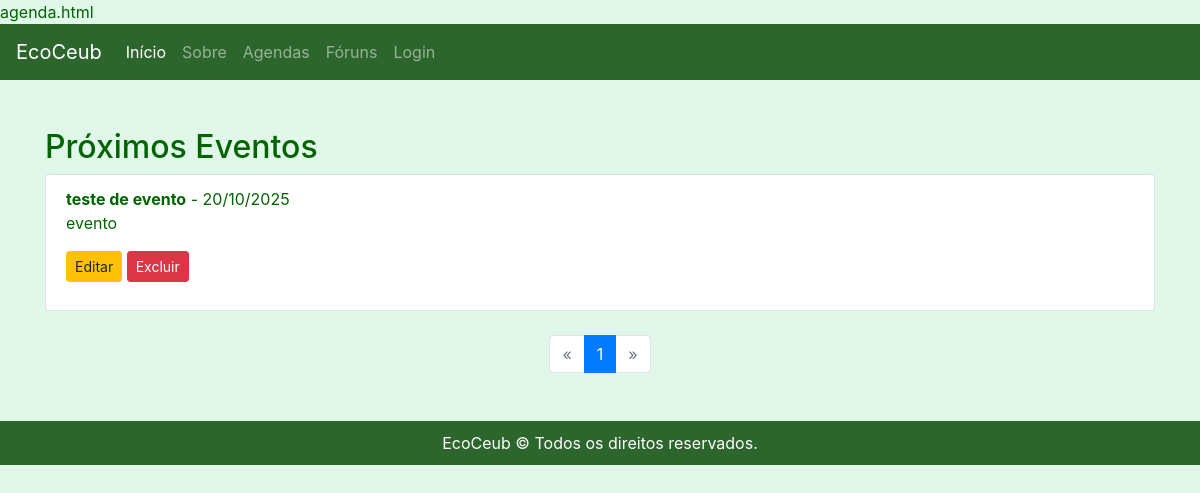
Page /agenda on the earlier database version.
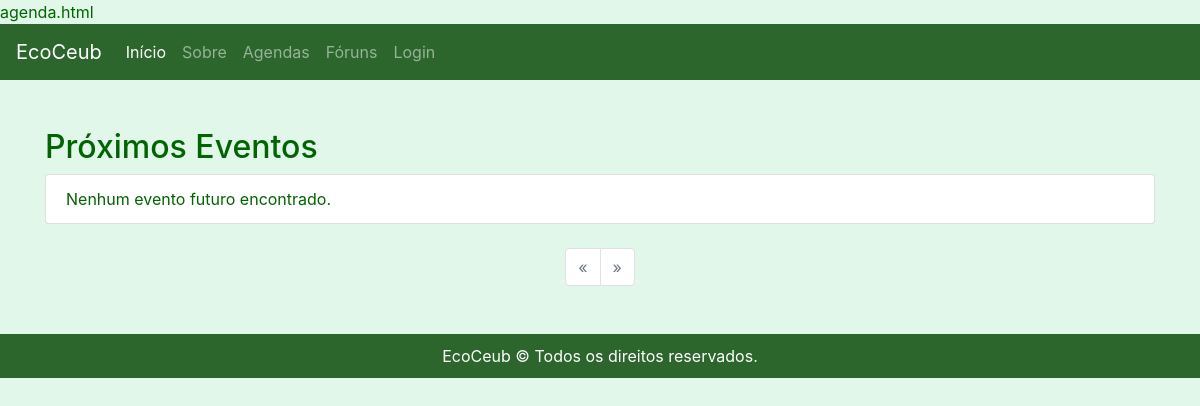
Same page on the later database version.
### app.py (models this page shows)
class Evento(db.Model):
    id = db.Column(db.Integer, primary_key=True)
    titulo = db.Column(db.String(100), nullable=False)
    descricao = db.Column(db.Text, nullable=False)
    data_evento = db.Column(db.Date, nullable=False)
    usuario_id = db.Column(db.Integer, db.ForeignKey('usuario.id'), nullable=False)

### app.py (the view)
@app.route('/agenda')
def agendas():
    data_atual = datetime.now().strftime('%Y-%m-%d')
    page = request.args.get('page', 1, type=int)
    eventos_paginados = Evento.query.filter(Evento.data_evento >= data_atual)\
        .order_by(Evento.data_evento.asc())\
        .paginate(page=page, per_page=10)
    return render_template('agenda.html', eventos=eventos_paginados)

### templates/agenda.html (shortened to what this page needs)
<link rel="stylesheet" href="{{ url_for('static', filename='style.css') }}">
{% extends "base.html" %}
{% block content %}
<div class="container mt-5">
    <h2>Próximos Eventos</h2>
    <ul class="list-group">
        {% for evento in eventos.items %}
            <li class="list-group-item">
                <strong>{{ evento.titulo }}</strong> - {{ evento.data_evento.strftime('%d/%m/%Y') }}
                <p>{{ evento.descricao }}</p>
                <a href="{{ url_for('editar_evento', evento_id=evento.id) }}" class="btn btn-warning btn-sm">Editar</a>
                <form action="{{ url_for('excluir_evento', evento_id=evento.id) }}" method="POST" style="display: inline-block;">
                    <button type="submit" class="btn btn-danger btn-sm" onclick="return confirm('Tem certeza de que deseja excluir este evento?')">Excluir</button>
                </form>
            </li>
        {% else %}
            <li class="list-group-item">Nenhum evento futuro encontrado.</li>
        {% endfor %}
    </ul>
    <nav aria-label="Navegação de página">
        <ul class="pagination justify-content-center mt-4">
            {% if eventos.has_prev %}
                <li class="page-item">
                    <a class="page-link" href="{{ url_for('agendas', page=eventos.prev_num) }}" aria-label="Anterior">
                        <span aria-hidden="true">&laquo;</span>
                    </a>
                </li>
            {% else %}
                <li class="page-item disabled">
                    <a class="page-link" aria-label="Anterior">
                        <span aria-hidden="true">&laquo;</span>
                    </a>
                </li>
            {% endif %}
            {% for page_num in eventos.iter_pages() %}
                {% if page_num %}
                    <li class="page-item {% if page_num == eventos.page %}active{% endif %}">
                        <a class="page-link" href="{{ url_for('agendas', page=page_num) }}">{{ page_num }}</a>
                    </li>
                {% else %}
                    <li class="page-item disabled"><a class="page-link">...</a></li>
                {% endif %}
            {% endfor %}
            {% if eventos.has_next %}
                <li class="page-item">
                    <a class="page-link" href="{{ url_for('agendas', page=eventos.next_num) }}" aria-label="Próximo">
                        <span aria-hidden="true">&raquo;</span>
                    </a>
                </li>
            {% else %}
                <li class="page-item disabled">
                    <a class="page-link" aria-label="Próximo">
                        <span aria-hidden="true">&raquo;</span>
                    </a>
                </li>
            {% endif %}
        </ul>
    </nav>
</div>
{% endblock %}

### templates/base.html (shortened to what this page needs)
<!DOCTYPE html>
<html lang="en">
<head>
    <link rel="stylesheet" href="https://stackpath.bootstrapcdn.com/bootstrap/4.5.2/css/bootstrap.min.css">
    <link rel="stylesheet" href="{{ url_for('static', filename='style.css') }}">
</head>
<body>
<nav class="navbar navbar-expand-lg navbar-dark">
    <a class="navbar-brand" href="/">EcoCeub</a>
    <div class="collapse navbar-collapse" id="navbarNav">
        <ul class="navbar-nav">
            <li class="nav-item active">
                <a class="nav-link" href="#">Início</a>
            </li>
            <li class="nav-item">
                <a class="nav-link" href="/sobre">Sobre</a>
            </li>
            <li class="nav-item">
                <a class="nav-link" href="/agenda">Agendas</a>
            </li>
            <li class="nav-item">
                <a class="nav-link" href="#">Fóruns</a>
            </li>
            <li class="nav-item">
                <a class="nav-link" href="/login">Login</a>
            </li>
        </ul>
    </div>
</nav>
{% block content %}
{% endblock %}
<footer class="footer mt-5">
    <div class="container">
        <span>EcoCeub &copy; Todos os direitos reservados.</span>
    </div>
</footer>
</body>
</html>

### static/style.css (style rules this page uses)
body { background-color: #e0f7e9; color: #006400; }
.navbar, .footer { background-color: #2c662d; }
footer { background-color: #006400; color: #ffffff; text-align: center; padding: 10px 0; }

Differences in the rows shown:
removed Evento: titulo "teste de evento", data_evento "20/10/2025", descricao "evento"
Other differences:
text now shown: "Nenhum evento futuro encontrado."
list line gone: "1"
